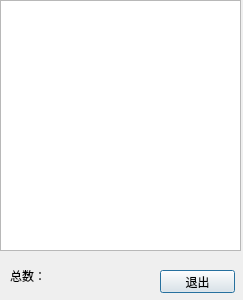
<?xml version="1.0" encoding="UTF-8"?>
<ui version="4.0">
 <class>BaseMessageBox</class>
 <widget class="QDialog" name="BaseMessageBox">
  <property name="geometry">
   <rect>
    <x>0</x>
    <y>0</y>
    <width>243</width>
    <height>300</height>
   </rect>
  </property>
  <property name="windowTitle">
   <string>Dialog</string>
  </property>
  <widget class="QListWidget" name="listWidget">
   <property name="geometry">
    <rect>
     <x>0</x>
     <y>0</y>
     <width>241</width>
     <height>251</height>
    </rect>
   </property>
   <property name="horizontalScrollBarPolicy">
    <enum>Qt::ScrollBarAlwaysOff</enum>
   </property>
  </widget>
  <widget class="QLabel" name="label">
   <property name="geometry">
    <rect>
     <x>10</x>
     <y>270</y>
     <width>54</width>
     <height>12</height>
    </rect>
   </property>
   <property name="text">
    <string>总数：</string>
   </property>
  </widget>
  <widget class="QPushButton" name="exitButton">
   <property name="geometry">
    <rect>
     <x>160</x>
     <y>270</y>
     <width>75</width>
     <height>23</height>
    </rect>
   </property>
   <property name="text">
    <string>退出</string>
   </property>
  </widget>
  <action name="actionLook">
   <property name="text">
    <string>查看</string>
   </property>
   <property name="toolTip">
    <string>查看</string>
   </property>
  </action>
  <action name="actionReply">
   <property name="text">
    <string>回复</string>
   </property>
   <property name="toolTip">
    <string>回复</string>
   </property>
  </action>
  <action name="actionSend">
   <property name="text">
    <string>转发</string>
   </property>
   <property name="toolTip">
    <string>转发</string>
   </property>
  </action>
  <action name="actionEdit">
   <property name="text">
    <string>编辑</string>
   </property>
   <property name="toolTip">
    <string>编辑</string>
   </property>
  </action>
  <action name="actionMove">
   <property name="text">
    <string>移动到垃圾箱</string>
   </property>
   <property name="toolTip">
    <string>移动到垃圾箱</string>
   </property>
  </action>
  <action name="actionDelete">
   <property name="text">
    <string>删除</string>
   </property>
   <property name="toolTip">
    <string>删除</string>
   </property>
  </action>
  <action name="actionDeleteALL">
   <property name="text">
    <string>全部删除</string>
   </property>
   <property name="toolTip">
    <string>全部删除</string>
   </property>
  </action>
  <action name="actionBack">
   <property name="text">
    <string>还原</string>
   </property>
  </action>
  <action name="actionRead">
   <property name="text">
    <string>朗读</string>
   </property>
  </action>
 </widget>
 <resources/>
 <connections/>
</ui>
